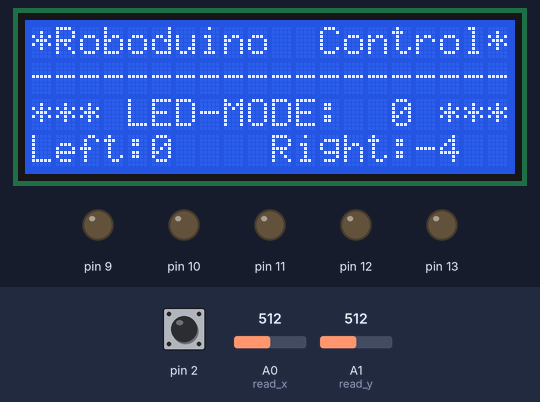
Bench run of a sketch on a simulated Arduino Uno, built with avr-gcc and run on an emulated ATmega328P. Shown: 20×4 character LCD, output pins drawn as LEDs (lit = HIGH). The inputs (shaded band) are chosen by the test bench; at power-on: A0 (read_x) = 512, pin 2 HIGH, A1 (read_y) = 512. What the sketch prints to the serial monitor is not drawn.

Above: at 1.3 s.
1.4 s: A0 (read_x) set to 437
At 1.63 s:
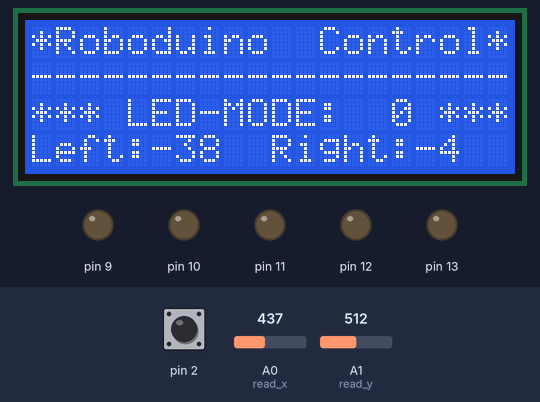
2.9 s: pin 2 pulled LOW for 3.2 s
At 4.0 s:
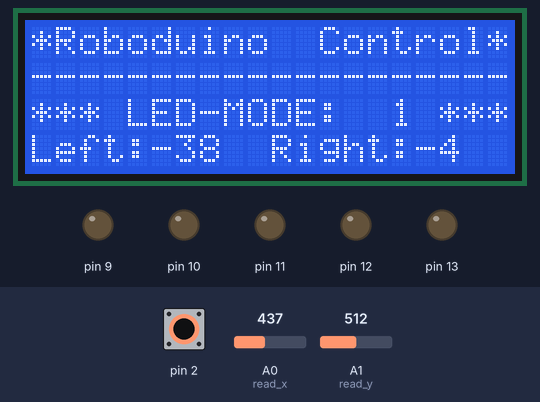
7.6 s: A1 (read_y) set to 437
9.1 s: pin 2 pulled LOW for 0.15 s
At 9.4 s:
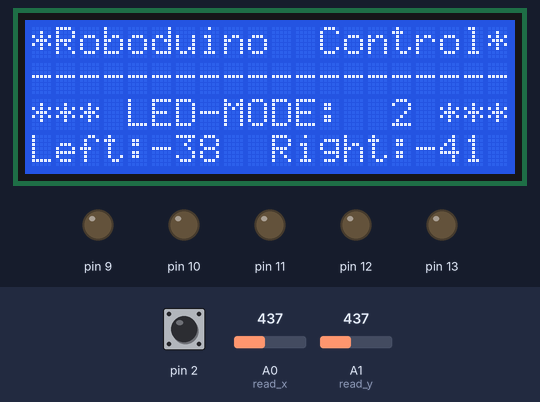
10.7 s: pin 2 pulled LOW for 1 s
13.2 s: A0 (read_x) set to 457
At 13.46 s:
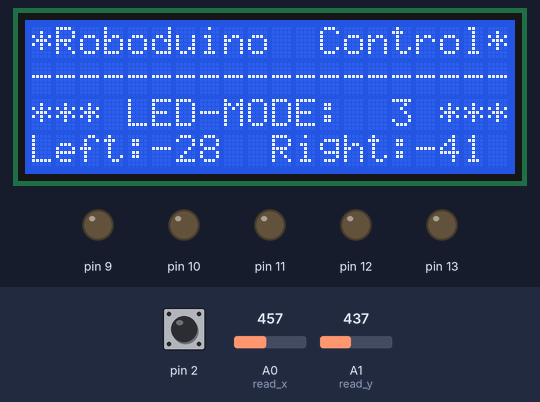
Timing chart, 0 to 15.7 s (numbered marks = the images above; inputs shaded):
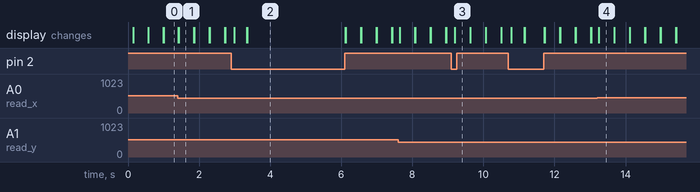

The sketch:

ctrl_main.ino
```cpp
/* Remote Control for Roboduino */

#include <LCD.h>
#include <LiquidCrystal_I2C.h>
#include <Wire.h>

// Struct designed for transmitting data
struct data_packet {
  char funcnr;
  char data[7];
};

/*********************************
      Global Variables
 *********************************/

// IC2: SDA => A4; SCL => A5
// Button is on D2

int read_x = A0;
int read_y = A1;
int motor_l = 0;
int motor_r = 0;
data_packet ddata;
int ledmode;
bool transmit;
bool j_button_rst;
volatile bool j_button_pressed;
bool rgb_party;
int party_status;

unsigned long millis_rgb;
unsigned long millis_motors;

LiquidCrystal_I2C lcd(0x27, 2, 1, 0, 4, 5, 6, 7);

/*********************************
      Function Prototypes
 *********************************/

void Write_information(void);
void Update_values(void);
void Update_motor_steering(void);
void Change_led(void);

/*********************************
      Main Arduino Functions
 *********************************/

void setup() {
  // Setup display library for 20x4 display
  lcd.begin(20, 4);
  lcd.setBacklightPin(3, POSITIVE);
  lcd.setBacklight(HIGH);

  // Attach interrupt to digital pin 2 (D2)
  pinMode(2, INPUT);
  digitalWrite(2, HIGH);
  attachInterrupt(digitalPinToInterrupt(2), j_button, LOW);

  pinMode(9, OUTPUT);
  pinMode(10, OUTPUT);
  pinMode(11, OUTPUT);
  pinMode(12, OUTPUT);
  pinMode(13, OUTPUT);

  // Setup input pins for analog digital converter
  pinMode(read_x, INPUT);
  pinMode(read_y, INPUT);

  // Write static text on display
  lcd.home(); // set cursor to 0,0
  lcd.print("*Roboduino  Control*");
  lcd.setCursor(0, 1);
  lcd.print("--------------------");
  lcd.setCursor(0, 2);
  lcd.print("*** LED-MODE:");
  lcd.setCursor(17, 2);
  lcd.print("***");
  lcd.setCursor(0, 3);
  lcd.print("Left:");
  lcd.setCursor(10, 3);
  lcd.print("Right:");

  // Initialize some global variables
  ledmode = 0;
  transmit = true;
  j_button_pressed = false;
  j_button_rst = false;
  rgb_party = false;
  party_status = 0;

  // Init for bluetooth module
  Serial.begin(9600);
}

void loop() {
  // If interrupt was triggered
  if (j_button_pressed && !j_button_rst) {
    changeled();
    Write_information();
    j_button_rst = true;
  }
  // If joystick button was released, reanable interrupt
  if (j_button_rst) {
    if (digitalRead(2) == HIGH) {
      j_button_rst = false;
      j_button_pressed = false;
    }
  }
  if(transmit){
    if(millis() >= millis_motors + 50){
      Update_values();
      Update_motor_steering();
      Write_information();
      millis_motors = millis();
    }
  } else {
    Update_values();
  }
  if(rgb_party){
    if(millis() >= millis_rgb + 20){
      partytime();
      millis_rgb = millis();
    }
  }
}

/*********************************
      Functions
 *********************************/

// Interrupt service routine, for when the joystick button is pressed
void j_button() {
  j_button_pressed = true;
}

// Writes RGB values for the leds to the robot
void partytime()
{
  ddata.funcnr = 0;
  ddata.data[0] = 0b00000110;
  ddata.data[1] = 0;
  ddata.data[2] = 0;
  ddata.data[3] = 0;
  ddata.data[4] = 0;
  ddata.data[5] = 0;
  ddata.data[6] = 0;

  if (party_status < 255) {
    ddata.data[1] = ddata.data[4] = party_status;
  }
  if (191 < party_status < 447) {
    ddata.data[2] = ddata.data[5] = party_status - 191;
  }
  if (383 < party_status < 639) {
    ddata.data[3] = ddata.data[6] = party_status - 383;
  }
  if (party_status == 638) {
    party_status = 0;
  }

  party_status += 10;

  Serial.write((uint8_t *)&ddata, sizeof(ddata));
}

void changeled() {
  // Toggle through the led modes on the robot

  ddata.funcnr = 0;
  ddata.data[0] = 0b00000000;
  ddata.data[1] = 0;
  ddata.data[2] = 0;
  ddata.data[3] = 0;
  ddata.data[4] = 0;
  ddata.data[5] = 0;
  ddata.data[6] = 0;

  switch (ledmode) {
    case 1: {
        ddata.data[0] = 0b00000001;
      } break;
    case 2: {
        ddata.data[0] = 0b00000010;
        ddata.data[1] = 255;
        ddata.data[2] = 255;
        ddata.data[3] = 255;
      } break;
    case 3: {
        ddata.data[0] = 0b00000100;
        ddata.data[4] = 255;
        ddata.data[5] = 255;
        ddata.data[6] = 255;
      } break;
    case 4: {
        ddata.data[0] = 0b00000110;
        ddata.data[1] = 255;
        ddata.data[2] = 255;
        ddata.data[3] = 255;
        ddata.data[4] = 255;
        ddata.data[5] = 255;
        ddata.data[6] = 255;
      } break;
    case 5: {
        ddata.data[0] = 0b00001000;
      } break;
    case 6: {
        rgb_party = true;
      } break;
    default: {
        rgb_party = false;
        ledmode = 0;
      }
  }

  Serial.write((uint8_t *)&ddata, sizeof(ddata));
  ledmode++;
}

void Update_motor_steering() {
  // Send motor steering signals to Roboduino

  ddata.funcnr = 1;

  if (motor_l > 0) {
    ddata.data[0] = 1;
    ddata.data[1] = (char)motor_l;
  } else {
    ddata.data[0] = 0;
    ddata.data[1] = (char)(motor_l * -1);
  }

  if (motor_r > 0) {
    ddata.data[2] = 1;
    ddata.data[3] = (char)motor_r;
  } else {
    ddata.data[2] = 0;
    ddata.data[3] = (char)(motor_r * -1);
  }

  Serial.write((uint8_t *)&ddata, sizeof(ddata));
}

// Write control information to the display
void Write_information() {

  // Delete preivous values from the display
  lcd.setCursor(5, 3);
  lcd.print("    ");
  lcd.setCursor(16, 3);
  lcd.print("    ");
  lcd.setCursor(15, 2);
  lcd.print("  ");

  delay(1); // The display needs some time to write all characters

  // Write updated values
  lcd.setCursor(5, 3);
  lcd.print(motor_l);

  lcd.setCursor(16, 3);
  lcd.print(motor_r);

  lcd.setCursor(15, 2);
  lcd.print(ledmode);
}

void Update_values() {

  // Read the joystick position and normalise the values to between -255 and 255
  motor_l = (analogRead(read_x) - 513) / 2;
  if (motor_l < -254) {
    motor_l = -254;
  }
  if (motor_l > 255) {
    motor_l = 255;
  }

  // Give the ADC some time to finish converting
  delay(1);

  motor_r = (analogRead(read_y) - 520) / 2;
  if (motor_r < -254) {
    motor_r = -254;
  }
  if (motor_r > 255) {
    motor_r = 255;
  }

  // Error correction because the potentiometer isn't 100% precise
  if (-2 < motor_r && 2 > motor_r) {
    motor_r = 0;
  }
  if (-2 < motor_l && 2 > motor_l) {
    motor_l = 0;
  }
  // If both motors are off (motor_l and motor_r both at 0) only transmit once
  if (motor_l || motor_r) {
    transmit = true;
  } else {
    transmit = false;
  }
}
```

Measured:
- after the input at 2.9 s, the display: changes after 0.08 s (image 2)
- after the input at 9.1 s, the display: changes after 0.09 s (image 3)
- what the display in image 1 shows lasts 0.5 s, from 1.4 s to 1.9 s
